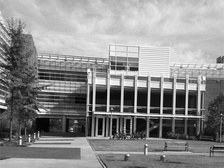
%> input picture georgiatech_cs4495/ps4_octave/input/transA.jpg, 224 x 168 px, shrunk from 640 x 480 before the run
$ octave ps4.m   (GNU Octave 9; MATLAB toolbox functions it lacks are replaced by stand-ins)
%> lines starting %> are read from the running program, lines starting %| are printed output that depends on the picture; in (x1, y1, x2, y2) boxes, pixels count from 0 and x2, y2 are one past the last pixel; in counts of white or black regions, pixels touching at a corner belong together; the program's own positions count from 1
%> further down, img is the input picture: size 168x224 uint8; min 0, max 255, mean 139
### georgiatech_cs4495/ps4_octave/gradient.m
function [gx gy] =  gradient(img, varargin)
    %% compute the gradient x, y from the image.
    p = inputParser();
    p.addParamValue('Scale', 5);
    p.addParamValue('Sigma', 3);
    p.parse(varargin{:});

    scale = p.Results.Scale;
    sigma = p.Results.Sigma;

    gauss = fspecial('gaussian', scale, sigma);
    smoothed_img = imfilter(img, gauss);

    gx = smoothed_img(:, 2 : end) - smoothed_img(:, 1 : end - 1);
    gy = smoothed_img(2 : end, :) - smoothed_img(1 : end - 1, :);

    gx = [zeros(size(smoothed_img, 1), 1) gx];
%> gx: size 168x224 uint8
    gy = [zeros(1, size(smoothed_img, 2)); gy];
%> gy: size 168x224 uint8
end

### georgiatech_cs4495/ps4_octave/harris_detector.m
function R = harris_detector(img)
    win = [2 3 2; 1 8 1; 2 3 2]; % guassian like window
    Ix_win = zeros(size(win));
    Iy_win = zeros(size(win));
    R = zeros(size(img));
    alpha = 0.04;

    [gx, gy] = gradient(img);

    gx = [zeros(size(gx, 1), 1) gx zeros(size(gx, 1), 1)];
%> gx: size 168x226 uint8
    gx = [zeros(1, size(gx, 2)); gx; zeros(1, size(gx, 2))];
%> gx: size 170x226 uint8

    gy = [zeros(size(gy, 1), 1) gy zeros(size(gy, 1), 1)];
%> gy: size 168x226 uint8
    gy = [zeros(1, size(gy, 2)); gy; zeros(1, size(gy, 2))];
%> gy: size 170x226 uint8

    for j = 1 : size(gx, 1) - 2
        for i = 1 : size(gx, 2) - 2
            cx = i + 1;
            cy = j + 1;
            Ix_win = [gx(cy - 1, cx - 1) gx(cy - 1, cx) gx(cy - 1, cx + 1); ...
                      gx(cy, cx - 1) gx(cy, cx) gx(cy, cx + 1); ...
                      gx(cy + 1, cx - 1) gx(cy + 1, cx) gx(cy + 1, cx + 1)];
            Iy_win = [gy(cy - 1, cx - 1) gy(cy - 1, cx) gy(cy - 1, cx + 1); ...
                      gy(cy, cx - 1) gy(cy, cx) gy(cy, cx + 1); ...
                      gy(cy + 1, cx - 1) gy(cy + 1, cx) gy(cy + 1, cx + 1)];

            M = zeros(2, 2);
            for n = 1 : 9
                M = M + win(:)(n) * [Ix_win(:)(n) ^ 2 Ix_win(:)(n) * Iy_win(:)(n);
                             Ix_win(:)(n) * Iy_win(:)(n) Iy_win(:)(n) ^ 2];
            end
            R(cy - 1, cx - 1) = det(M) - alpha * (trace(M) .^ 2);
        end
    end
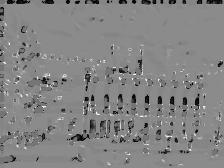
%> R: size 168x224 double; min -65751.8, max 54621, mean -3383.8; drawn with min black and max white
end

### georgiatech_cs4495/ps4_octave/harris_corner.m
function corners = harris_corner(R, varargin)
    %% threshold the R values and then do non-maximal suppression
    p = inputParser();
    p.addParamValue('Threshold', max(R(:)) * 0.8);
    p.parse(varargin{:});

    threshold = p.Results.Threshold;

    R(find(R < threshold)) = 0;
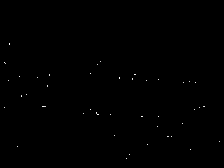
%> R: size 168x224 double; min 0, max 54621, mean 77.1; drawn with min black and max white
    corners = non_maximal_suppression(R);
end

### georgiatech_cs4495/ps4_octave/non_maximal_suppression.m
function s = non_maximal_suppression(P)
    %% margin x margin non-maximal suppression
    margin = 5;
    maximal = max(P(:));
%> maximal = 54621
    s = [];
    [h, w] = size(P);
%> h = 168; w = 224

    while(maximal ~= 0)
        [r, c] = find(P == maximal);
        r = r(1); c = c(1);
        s = [s; [r, c]];
        P(max([r - floor(margin / 2), 1]) : min([floor(r + margin / 2), h]), ...
          max([c - floor(margin / 2), 1]) : min([floor(c + margin / 2), w])) = 0;
        maximal = max(P(:));
    end
%> this loop made 43 passes
%> (r, c, maximal) on passes 1, 7, 8, 9, 10, 11, 12, 13, 14, 15, 16, 17: (75, 135, 54621), (74, 91, 52940), (107, 43, 52685), (97, 22, 52596), (117, 159, 52505), (77, 20, 51917), (83, 196, 51596), (110, 91, 51575), (150, 191, 51021), (155, 130, 51021), (80, 159, 51021), (107, 205, 50777)
%> (r, c, s, maximal) on passes 2 to 6: (117, 142, [75 135; 117 142], 54477), (44, 10, [75 135; 117 142; 44 10], 54425), (78, 120, [75 135; 117 142; 44 10; 78 120], 54365), (63, 5, [75 135; 117 142; 44 10; 78 120; 63 5], 53945), (115, 98, [75 135; 117 142; 44 10; 78 120; 63 5; 115 98], 53597)
%> P: size 168x224 double; 0.16% of pixels changed, all inside (x1, y1, x2, y2) = (4, 43, 220, 159)
%> after the loop, s = 43 rows, first 12: [75 135; 117 142; 44 10; 78 120; 63 5; 115 98; 74 91; 107 43; 97 22; 117 159; 77 20; 83 196]
end

### georgiatech_cs4495/ps4_octave/ps4.m
clc;
clear all;
close all;

pkg load image;

%% Write functions to compute both the X and Y gradients. Try your code on both
%% transA and simA. To display the output, adjoin the two gradient images(X and
%% Y) to make a new, twice as wide, single image (the "gradient-pair"). Since
%% gradients have negative and positive values, you’ll need to produce an image
%% that is gray for 0.0 and black is negative and white is positive.

% [15 lines of commented-out code are left out]

%% Write code to compute the Harris value. You can try the weights just equal
%% to 1. But it might work better with a smoother Gaussian that is higher at the
%% middle and falls off gradually. Your output is a scalar function. Apply to
%% transA, transB, simA, and simB. (To display the output reasonably you will
%% have to scale the image values to be in a range of 0-255 or 0.0 to 1.0,
%% depending upon how you deal with images.)

% transA image with Harris corners marked as  ps4-1-c-1.png
img = imread('input/transA.jpg');
R = harris_detector(img);
figure; imshow(R, []);
print('output/ps4-1-b-1.png');

corners = harris_corner(R);
%> in harris_corner, `corners = non_maximal_suppression(R);`: corners has the same summary as s in non_maximal_suppression
%> corners has the same summary as s in non_maximal_suppression
figure; imshow(img);
hold on; plot(corners(:, 2), corners(:, 1), 'o');
%> after `plot(corners(:, 2), corners(:, 1), 'o')`:
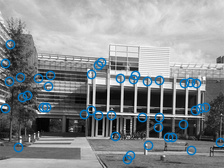
%> figure redrawn from the program's plot data
print('output/ps4-1-c-1.png');

% transB image with Harris corners marked as  ps4-1-c-2.png
img = imread('input/transB.jpg');
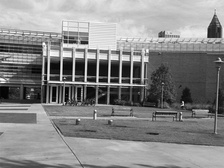
%> input picture georgiatech_cs4495/ps4_octave/input/transB.jpg, 224 x 168 px, shrunk from 640 x 480 before the run
%> img is the input picture: size 168x224 uint8; min 0, max 255, mean 135.6
R = harris_detector(img);
%> in gradient (call 2), `smoothed_img = imfilter(img, gauss);`:
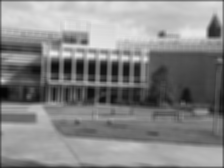
%> smoothed_img: size 168x224 uint8; min 4, max 238, mean 133.9
%> after the loop in harris_detector (call 2), `for j = 1 : size(gx, 1) - 2`:
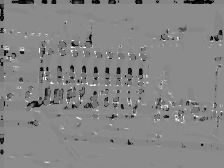
%> R: size 168x224 double; min -65751.8, max 54621, mean -2851.9; drawn with min black and max white
figure; imshow(R, []);
print('output/ps4-1-b-2.png');

corners = harris_corner(R);
%> the loop in non_maximal_suppression (call 2), `while(maximal ~= 0)` made 38 passes
%> (r, c, maximal) on passes 1, 7, 8, 9, 10, 11, 12, 13, 14, 15, 16, 17: (83, 52, 54621), (52, 72, 53532), (79, 46, 52596), (48, 72, 52596), (86, 129, 51596), (50, 40, 51021), (84, 87, 51021), (86, 107, 50652), (117, 197, 50525), (99, 80, 50500.8), (77, 5, 50265), (103, 68, 49997)
%> (r, c, s, maximal) on passes 2 to 6: (48, 85, [83 52; 48 85], 54621), (121, 179, [83 52; 48 85; 121 179], 54557), (86, 95, [83 52; 48 85; 121 179; 86 95], 54365), (86, 92, [83 52; 48 85; 121 179; 86 95; 86 92], 54221), (54, 129, [83 52; 48 85; 121 179; 86 95; 86 92; 54 129], 53578)
%> after the loop in non_maximal_suppression (call 2), `while(maximal ~= 0)`: s = 38 rows, first 12: [83 52; 48 85; 121 179; 86 95; 86 92; 54 129; 52 72; 79 46; 48 72; 86 129; 50 40; 84 87]
%> in harris_corner (call 2), `corners = non_maximal_suppression(R);`: corners has the same summary as s in non_maximal_suppression
%> corners has the same summary as s in non_maximal_suppression
figure; imshow(img);
hold on; plot(corners(:, 2), corners(:, 1), 'o');
%> after `plot(corners(:, 2), corners(:, 1), 'o')`:
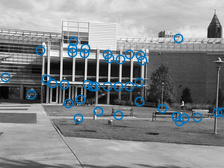
%> figure redrawn from the program's plot data
print('output/ps4-1-c-2.png');

% simA    image with Harris corners marked as  ps4-1-c-3.png
%> (the run ends here)
